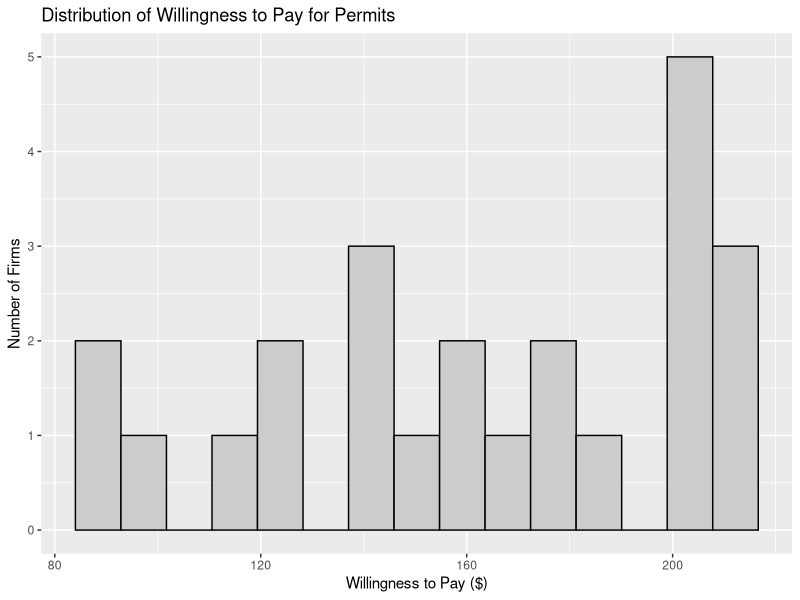
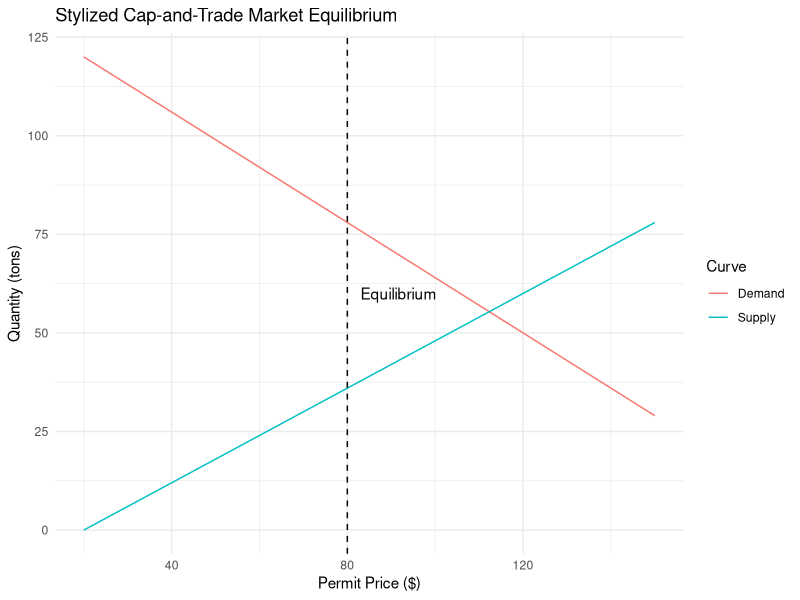

The R script that drew these images, in order:
## ---- chunk 1
knitr::opts_chunk$set(echo = TRUE, fig.align = "center", out.width = "80%")
library(ggplot2)
## ---- chunk 2
simulate_market <- function(n_firms = 24, cap = 100, price_floor = 20, price_ceiling = 150) {
  set.seed(123)
  cost_level <- runif(n_firms, 0.5, 1.5)
  wtp <- price_floor + (price_ceiling - price_floor) * cost_level
  allocation <- rep(cap / n_firms, n_firms)
  desired <- runif(n_firms, 0, cap / n_firms * 1.5)
  surplus <- allocation - desired
  data.frame(Firm = 1:n_firms, CostLevel = cost_level, WTP = wtp,
             Allocation = allocation, Desired = desired, Surplus = surplus)
}

market_data <- simulate_market()
head(market_data)
## ---- chunk 3
ggplot(market_data, aes(x = WTP)) +
  geom_histogram(fill="gray80", color="black", bins=15) +
  labs(title="Distribution of Willingness to Pay for Permits",
       x="Willingness to Pay ($)", y="Number of Firms")
## ---- chunk 4
price <- seq(20, 150, length.out = 50)
demand <- 120 - 0.7 * (price - 20)
supply <- 0.6 * (price - 20)
df <- data.frame(price, demand, supply)

ggplot(df, aes(x=price)) +
  geom_line(aes(y=demand, color="Demand")) +
  geom_line(aes(y=supply, color="Supply")) +
  geom_vline(xintercept=80, linetype="dashed") +
  annotate("text", x=83, y=60, label="Equilibrium", hjust=0) +
  labs(title="Stylized Cap-and-Trade Market Equilibrium",
       x="Permit Price ($)", y="Quantity (tons)",
       color="Curve") +
  theme_minimal()
